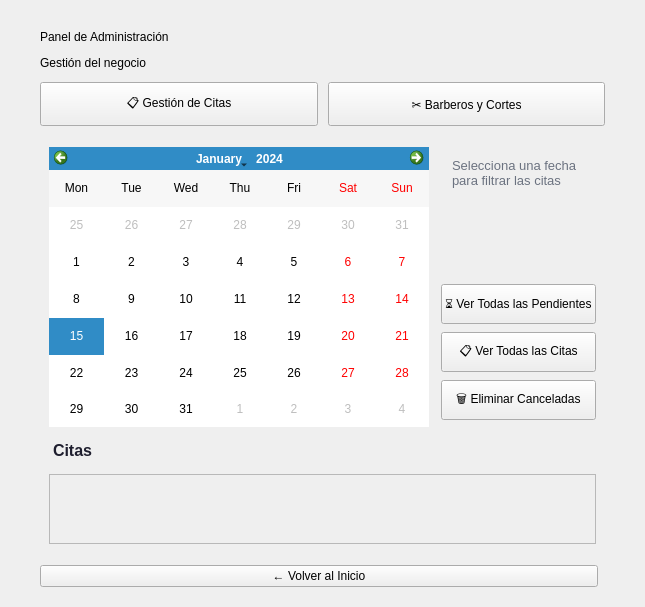
<?xml version="1.0" encoding="UTF-8"?>
<ui version="4.0">
 <class>PageAdmin</class>
 <widget class="QWidget" name="PageAdmin">
  <layout class="QVBoxLayout" name="verticalLayout">
   <property name="leftMargin"><number>40</number></property>
   <property name="topMargin"><number>30</number></property>
   <property name="rightMargin"><number>40</number></property>
   <property name="bottomMargin"><number>20</number></property>
   <property name="spacing"><number>12</number></property>
   <!-- Encabezado -->
   <item>
    <widget class="QLabel" name="stepLabel">
     <property name="text"><string>Panel de Administración</string></property>
    </widget>
   </item>
   <item>
    <widget class="QLabel" name="titleLabel">
     <property name="text"><string>Gestión del negocio</string></property>
    </widget>
   </item>
   <!-- Botones de pestañas -->
   <item>
    <layout class="QHBoxLayout" name="layoutTabs">
     <property name="spacing"><number>10</number></property>
     <item>
      <widget class="QPushButton" name="btnTabCitas">
       <property name="text"><string>📋 Gestión de Citas</string></property>
       <property name="minimumSize"><size><width>0</width><height>44</height></size></property>
      </widget>
     </item>
     <item>
      <widget class="QPushButton" name="btnTabGestion">
       <property name="text"><string>✂️ Barberos y Cortes</string></property>
       <property name="minimumSize"><size><width>0</width><height>44</height></size></property>
      </widget>
     </item>
    </layout>
   </item>
   <!-- Contenido principal (stacked widget) -->
   <item>
    <widget class="QStackedWidget" name="adminStackedWidget">
     <property name="currentIndex"><number>0</number></property>
     <!-- Página 0: Gestión de Citas -->
     <widget class="QWidget" name="pageCitas">
      <layout class="QVBoxLayout" name="layoutPageCitas">
       <property name="spacing"><number>10</number></property>
       <!-- Fila superior: Calendario + controles -->
       <item>
        <layout class="QHBoxLayout" name="layoutCalendarRow">
         <property name="spacing"><number>12</number></property>
         <item>
          <widget class="QCalendarWidget" name="adminCalendar">
           <property name="minimumSize"><size><width>380</width><height>280</height></size></property>
           <property name="maximumSize"><size><width>450</width><height>320</height></size></property>
           <property name="verticalHeaderFormat"><enum>QCalendarWidget::NoVerticalHeader</enum></property>
           <property name="gridVisible"><bool>false</bool></property>
          </widget>
         </item>
         <item>
          <layout class="QVBoxLayout" name="layoutCalendarInfo">
           <property name="spacing"><number>8</number></property>
           <item>
            <widget class="QLabel" name="lblCalendarInfo">
             <property name="text"><string>Selecciona una fecha para filtrar las citas</string></property>
             <property name="wordWrap"><bool>true</bool></property>
             <property name="alignment"><set>Qt::AlignTop</set></property>
             <property name="styleSheet"><string>color: #6B7280; font-size: 13px; padding: 8px;</string></property>
            </widget>
           </item>
           <item>
            <widget class="QPushButton" name="btnVerPendientes">
             <property name="text"><string>⏳ Ver Todas las Pendientes</string></property>
             <property name="minimumSize"><size><width>0</width><height>40</height></size></property>
             <property name="cssClass" stdset="0"><string>btnAction</string></property>
            </widget>
           </item>
           <item>
            <widget class="QPushButton" name="btnVerTodas">
             <property name="text"><string>📋 Ver Todas las Citas</string></property>
             <property name="minimumSize"><size><width>0</width><height>40</height></size></property>
             <property name="cssClass" stdset="0"><string>btnSecondary</string></property>
            </widget>
           </item>
           <item>
            <widget class="QPushButton" name="btnEliminarCanceladas">
             <property name="text"><string>🗑️ Eliminar Canceladas</string></property>
             <property name="minimumSize"><size><width>0</width><height>40</height></size></property>
             <property name="cssClass" stdset="0"><string>btnDelete</string></property>
            </widget>
           </item>
           <item>
            <spacer name="spacerCalendarInfo">
             <property name="orientation"><enum>Qt::Vertical</enum></property>
            </spacer>
           </item>
          </layout>
         </item>
        </layout>
       </item>
       <!-- Lista de citas -->
       <item>
        <widget class="QLabel" name="lblCitasHeader">
         <property name="text"><string>Citas</string></property>
         <property name="styleSheet"><string>font-size: 16px; font-weight: bold; color: #1E1E2E; padding: 4px 0px;</string></property>
        </widget>
       </item>
       <item>
        <widget class="QScrollArea" name="scrollAreaCitas">
         <property name="widgetResizable"><bool>true</bool></property>
         <widget class="QWidget" name="scrollContentCitas">
          <layout class="QVBoxLayout" name="layoutAdminCitas">
           <property name="spacing"><number>8</number></property>
           <property name="alignment">
            <set>Qt::AlignTop</set>
           </property>
          </layout>
         </widget>
        </widget>
       </item>
      </layout>
     </widget>
     <!-- Página 1: Gestión de Barberos y Cortes -->
     <widget class="QWidget" name="pageGestion">
      <layout class="QHBoxLayout" name="layoutPageGestion">
       <property name="spacing"><number>20</number></property>
       <!-- Mitad izquierda: Barberos -->
       <item>
        <layout class="QVBoxLayout" name="layoutBarberosSection">
         <property name="spacing"><number>8</number></property>
         <item>
          <widget class="QLabel" name="lblBarberosTitle">
           <property name="text"><string>Barberos</string></property>
          </widget>
         </item>
         <item>
          <widget class="QLineEdit" name="txtBarberoNombre">
           <property name="placeholderText"><string>Nombre del barbero</string></property>
          </widget>
         </item>
         <item>
          <widget class="QLineEdit" name="txtBarberoEmail">
           <property name="placeholderText"><string>email@ejemplo.com</string></property>
          </widget>
         </item>
         <item>
          <widget class="QLineEdit" name="txtBarberoEspecialidad">
           <property name="placeholderText"><string>Especialidad / Servicios</string></property>
          </widget>
         </item>
         <item>
          <widget class="QPushButton" name="btnAddBarbero">
           <property name="text"><string>+ Agregar Barbero</string></property>
           <property name="cssClass" stdset="0"><string>btnAction</string></property>
           <property name="minimumSize"><size><width>0</width><height>40</height></size></property>
          </widget>
         </item>
         <item>
          <widget class="QScrollArea" name="scrollAreaBarberos">
           <property name="widgetResizable"><bool>true</bool></property>
           <widget class="QWidget" name="scrollContentBarberos">
            <layout class="QVBoxLayout" name="layoutBarberosList">
             <property name="spacing"><number>6</number></property>
             <property name="alignment">
              <set>Qt::AlignTop</set>
             </property>
            </layout>
           </widget>
          </widget>
         </item>
        </layout>
       </item>
       <!-- Separador visual -->
       <item>
        <widget class="QFrame" name="separator">
         <property name="frameShape"><enum>QFrame::VLine</enum></property>
         <property name="frameShadow"><enum>QFrame::Sunken</enum></property>
         <property name="styleSheet"><string>color: #E2D8CD;</string></property>
        </widget>
       </item>
       <!-- Mitad derecha: Cortes -->
       <item>
        <layout class="QVBoxLayout" name="layoutCortesSection">
         <property name="spacing"><number>8</number></property>
         <item>
          <widget class="QLabel" name="lblCortesTitle">
           <property name="text"><string>Cortes</string></property>
          </widget>
         </item>
         <item>
          <widget class="QLineEdit" name="txtCorteNombre">
           <property name="placeholderText"><string>Nombre del corte</string></property>
          </widget>
         </item>
         <item>
          <widget class="QLineEdit" name="txtCortePrecio">
           <property name="placeholderText"><string>Precio (RD$)</string></property>
          </widget>
         </item>
         <item>
          <widget class="QComboBox" name="cmbCorteBarberos">
           <property name="placeholderText"><string>Seleccionar barberos...</string></property>
           <property name="minimumHeight"><number>40</number></property>
          </widget>
         </item>
         <item>
          <widget class="QPushButton" name="btnAddCorte">
           <property name="text"><string>+ Agregar Corte</string></property>
           <property name="cssClass" stdset="0"><string>btnAction</string></property>
           <property name="minimumSize"><size><width>0</width><height>40</height></size></property>
          </widget>
         </item>
         <item>
          <widget class="QScrollArea" name="scrollAreaCortes">
           <property name="widgetResizable"><bool>true</bool></property>
           <widget class="QWidget" name="scrollContentCortes">
            <layout class="QVBoxLayout" name="layoutCortesList">
             <property name="spacing"><number>6</number></property>
             <property name="alignment">
              <set>Qt::AlignTop</set>
             </property>
            </layout>
           </widget>
          </widget>
         </item>
        </layout>
       </item>
      </layout>
     </widget>
    </widget>
   </item>
   <!-- Pie: botón Volver -->
   <item>
    <layout class="QHBoxLayout" name="layoutBottom">
     <item>
      <widget class="QPushButton" name="btnBack">
       <property name="text"><string>← Volver al Inicio</string></property>
      </widget>
     </item>
     <item>
      <spacer name="spacerBottom">
       <property name="orientation"><enum>Qt::Horizontal</enum></property>
      </spacer>
     </item>
    </layout>
   </item>
  </layout>
 </widget>
</ui>
